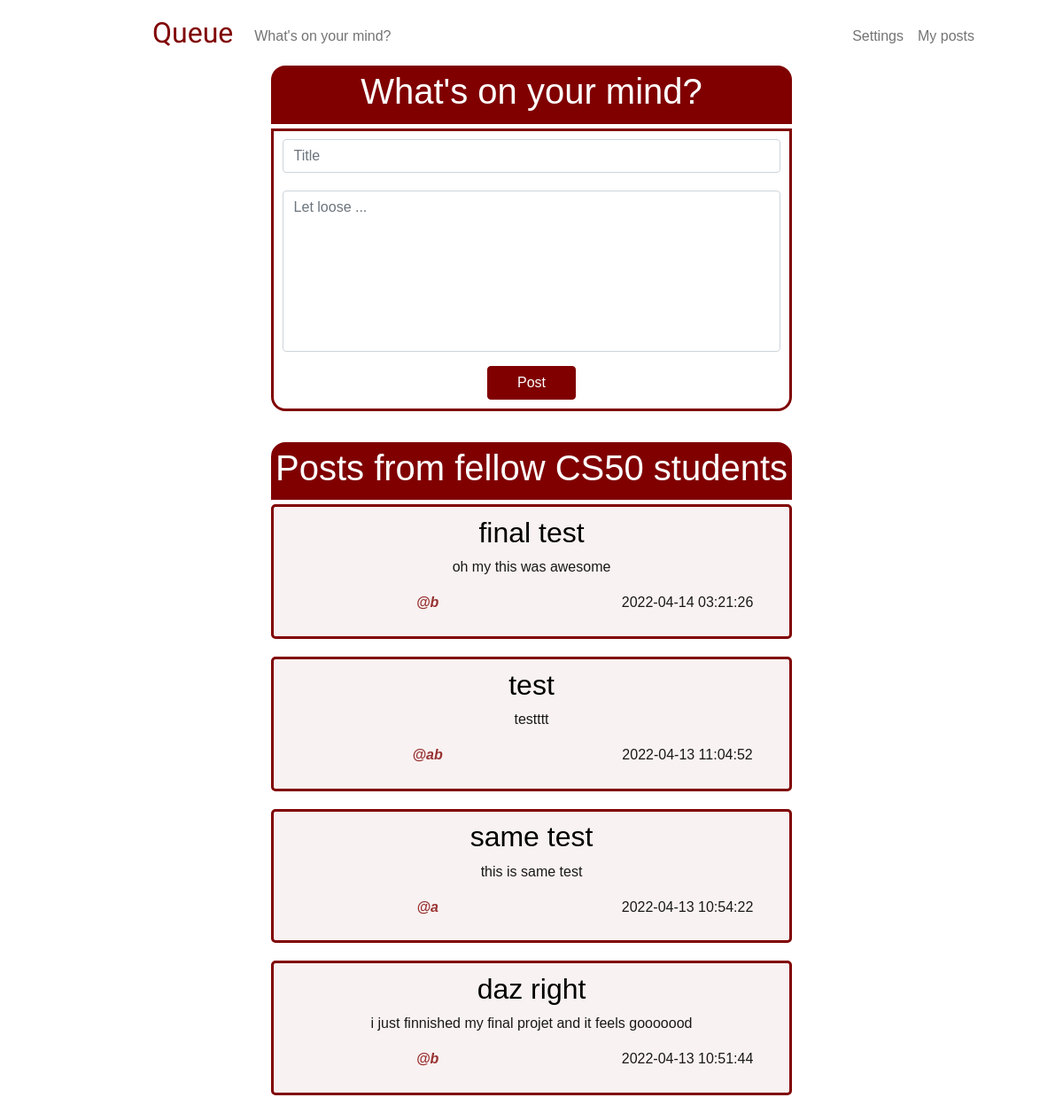
/ (signed in), run on an earlier commit of the app's database.
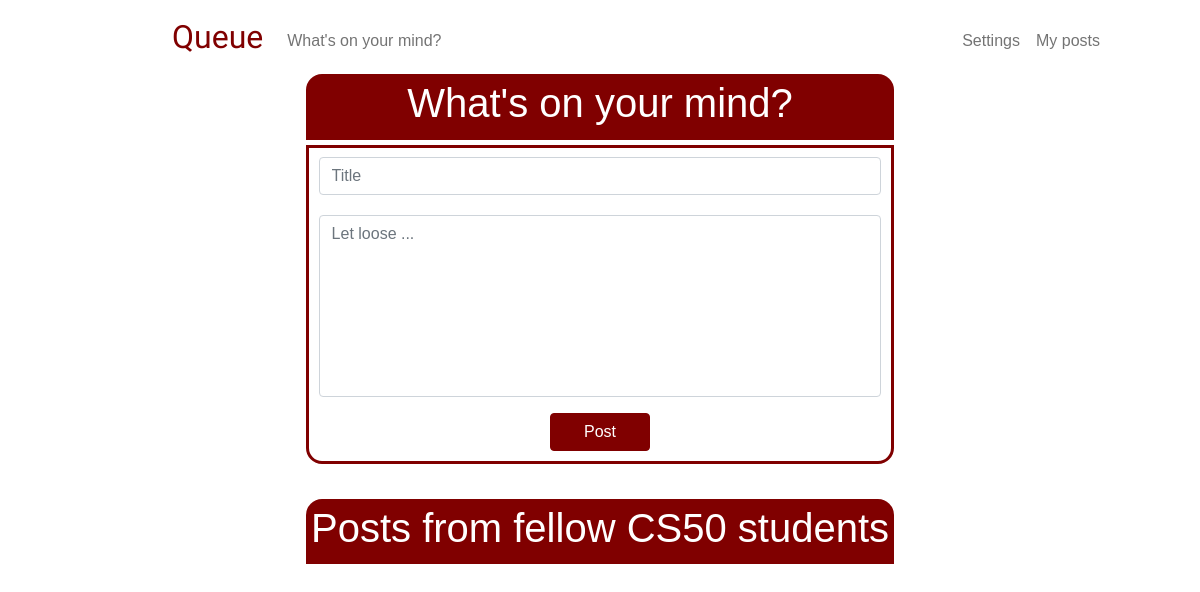
And on a later commit of the database.
### tables this page shows
CREATE TABLE 'posts' ('id' INTEGER PRIMARY KEY NOT NULL, 'content' TEXT NOT NULL, 'time' DATETIME DEFAULT CURRENT_TIMESTAMP, title TEXT, 'user_id'  INTEGER NOT NULL  , 'username' TEXT);

### app.py (the view)
@app.route("/", methods=["GET", "POST"])
@login_required
def home():
    if request.method == "POST":
        title = request.form.get("title")
        content = request.form.get("content")
        if not request.form.get("title"):
            error_title = "*Add a title"
            posts = db.execute("SELECT * FROM posts ORDER BY time DESC")
            return render_template("home.html", error_title=error_title, posts=posts, content=content)
        elif not request.form.get("content"):
            error_content = "Nothing is on your mind?"
            posts = db.execute("SELECT * FROM posts ORDER BY time DESC")
            return render_template("home.html", error_content=error_content, posts=posts, title=title)
        else:
            user = db.execute("SELECT username FROM users WHERE id = ?", session["user_id"])
            username = user[0]["username"]
            filtered_title = pf.censor(request.form.get("title"))
            filtered_content = pf.censor(request.form.get("content"))
            db.execute("INSERT INTO posts (username, user_id, title, content) VALUES (?, ?, ?, ?)",
                       username, session["user_id"], filtered_title, filtered_content)
            posts = db.execute("SELECT * FROM posts ORDER BY time DESC")
            return render_template("home.html", posts=posts)
    else:
        posts = db.execute("SELECT * FROM posts ORDER BY time DESC")
        return render_template("home.html", posts=posts)

### app.py (called while the page is built)
def login_required(f):
    @wraps(f)
    def decorated_function(*args, **kwargs):
        if session.get("user_id") is None:
            return redirect("/login")
        return f(*args, **kwargs)
    return decorated_function

### templates/home.html (shortened to what this page needs)
{% extends "layout.html" %}
{% block main %}
    <div class="users-post-header">
        <h1> What's on your mind? </h1>
    </div>
    <div class="users-post-container">
        <form action="/" method="post">
            <div class="mb-3">
                <input class="form-control" id="title" name="title" placeholder="Title" type="text" value="{{ title }}">
            </div>
            <div class="mb-3">
                <textarea class="form-control" id="content" name="content" placeholder="Let loose ..." rows = "7" maxlength="500" style="resize: none" >{{ content }}</textarea>
            </div>
            <button class="btn btn-primary main-button" id="home-button" type="submit"> Post </button>
        </form>
    </div>
    <div class="others-post-header">
        <h1> Posts from fellow CS50 students </h1>
    </div>
    <div>
        {% for post in posts %}
            <div class="others-post-container">
                <h2> {{ post["title"] }} </h2>
                <p> {{ post["content"] }} </p>
                <div class="row">
                    <div class="column left">
                        <p class="username"><strong> @{{ post["username"] }} </strong></p>
                    </div>
                    <div class="column right">
                        <p> {{ post["time"] }} </p>
                    </div>
                </div>
            </div>
        {% endfor %}
    </div>
{% endblock %}

### templates/layout.html (shortened to what this page needs)
<!DOCTYPE html>
<html lang="en">
    <head>
        <link href="https://cdn.jsdelivr.net/npm/bootstrap@5.1.3/dist/css/bootstrap.min.css" rel="stylesheet">
        <link href="/static/styles.css" rel="stylesheet">
    </head>
    <body>
        <nav class="bg-light navbar navbar-expand-md navbar-light" id="white-bg">
            <div class="container-fluid">
                <a class="navbar-brand" href="/" id="logo">Queue</a>
                <div class="collapse navbar-collapse" id="navbar">
                    {% if session["user_id"] %}
                        <ul class="navbar-nav me-auto mt-2">
                            <li class="nav-item"><a class="nav-link" href="/">What's on your mind?</a></li>
                        </ul>
                        <ul class="navbar-nav ms-auto mt-2 rem5-right-padding" >
                            <li class="nav-item"><a class="nav-link" href="/setting">Settings</a></li>
                            <li class="nav-item"><a class="nav-link" href="/my-posts"> My posts </a></li>
                        </ul>
                    {% else %}
                        <ul class="navbar-nav ms-auto mt-1 rem5-right-padding">
                            <li class="nav-item"><a class="nav-link" href="/register">Register</a></li>
                            <li class="nav-item"><a class="nav-link" href="/login">Log In</a></li>
                        </ul>
                    {% endif %}
                </div>
            </div>
        </nav>
        <main class="container-fluid text-center">
            {% block main %}{% endblock %}
        </main>
    </body>
</html>

### static/styles.css (style rules this page uses)
h1 { font-size: 40px; }
* { font-family: Verdana, Geneva, Tahoma, sans-serif; }
#white-bg { background-color: white !important; }
nav .navbar-brand { font-size: xx-large; }
#logo { font-family: 'ZCOOL XiaoWei', serif !important; color: rgb(128, 0, 0); padding-left: 10rem; }
.users-post-header { background-color: rgb(128, 0, 0); color: rgb(255, 255, 255); margin: 0 25% 0 25%; padding: 0.3rem; text-align: center; border-radius: 1rem 1rem 0 0; }
.users-post-container { background-color: rgba(255, 255, 255, 0.9); border: solid; border-width: 3px; border-color: rgb(128, 0, 0); color: rgb(128, 0, 0); margin: 5px 25% 20px 25%; padding: 0.6rem; text-align: center; border-radius: 0 0 1rem 1rem; }
.others-post-header { background-color: rgb(128, 0, 0); color: rgb(255, 255, 255); margin: 35px 25% 0 25%; padding: 0.3rem; text-align: center; border-radius: 1rem 1rem 0 0; }
.main-button, .main-button:hover { background-color: rgb(128, 0, 0); color: rgb(255, 255, 255); border-color: rgb(128, 0, 0); width:100px; font-size: 16px; }
.rem5-right-padding { padding-right: 5rem !important; }
input { margin-bottom: 20px !important; }

What changed in the data, as far as the page shows it:
removed posts: title "final test", content "oh my this was awesome", username "b", time "2022-04-14 03:21:26"
removed posts: title "test", content "testttt", username "ab", time "2022-04-13 11:04:52"
removed posts: title "same test", content "this is same test", username "a", time "2022-04-13 10:54:22"
removed posts: title "daz right", content "i just finnished my final projet and it feels gooooood", username "b", time "2022-04-13 10:51:44"
